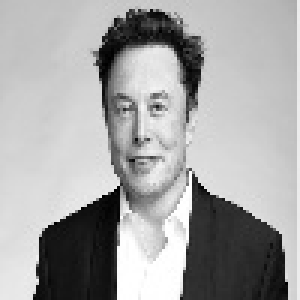
#> input picture Python code files/sample_image2_100x100.jpg, 100 x 100 px, found by its file name (shown 3 times larger)
$ python img_16bit_gen.py
#> lines starting #> are read from the running program, lines starting #| are printed output that depends on the picture
import numpy as np
import cv2
from PIL import Image

img = Image.open("F:\python_projects\python essentials\edge_detection_project_log\sample_image2_100x100.jpg")
#> img is the input picture: PIL image 100x100 L; min 0, max 255, mean 164.9
img = np.array(img)
print(img.shape)
#| (100, 100)
#img1 = cv2.cvtColor(img, cv2.COLOR_RGB2GRAY)

cv2.imshow("f", cv2.resize(img, (600,600)))
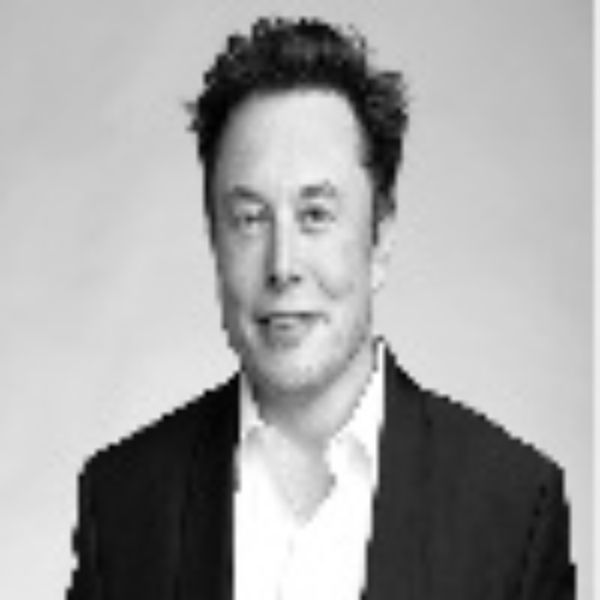
#> window 'f': shape (600, 600); min 1, max 255, mean 164.8

f = open("img_16bit_100s.txt","w")

############################################
def frac_bin(f):
	l=[]
	no = f
	for e in range(32):
		l.append(str(int(no*2)))
		no = no*2 - int(no*2)
	return ''.join(l)

def gen_floating(n):
	n=n
	if(n==0):
		return ''.join(['0']*16)
	sign="0"
	if(str(n)[0] == "-"):
		sign = "1"
		n=n*-1
	intg = int(n)
	floatg = n - intg
	tmp = bin(intg)[2:] + "x" + frac_bin(floatg)
	#print(tmp)
	pos1 = tmp.find("1")
	posx = tmp.find("x")
	shift=0
	if (posx>pos1):
		shift = posx-pos1-1
	else:
		shift = posx-pos1
	shift = shift+15
	#print(shift)
	frac = tmp[pos1+1:].replace("x","")
	return sign + format(shift, "05b") + format(int(frac[:10],base=2)+int(frac[10]), "010b")

#######################################################

for e in range(img.shape[0]):
    for l in range(img.shape[1]):
        f.write('"'+gen_floating(img[e,l])+'", ')
#> this loop made 100 passes

f.close()
